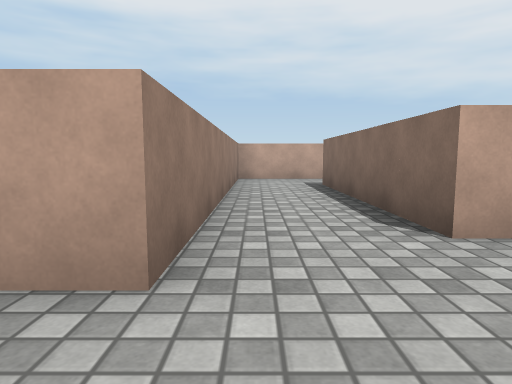
View 1 (above)

21 first-person views from a walk through a scene from a Unity 3-D project. The camera is 0.62 m above the floor, tilts 6° down and sees 75° across. The floor is counted in squares, 1 m on a side. Each view is taken from the middle of a square. On the plan, view 1 faces up. The plan holds only what a view shows up to about 10 squares ahead; the rest is blank. The player is left out. Surface patterns are stand-ins for the level's own textures.

View 2
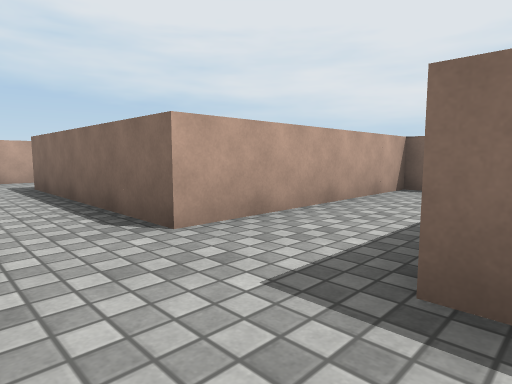

View 3
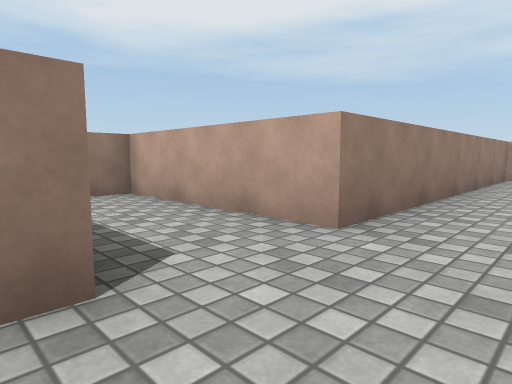

View 4
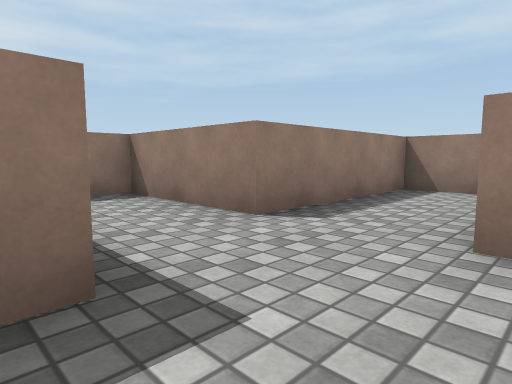

View 5
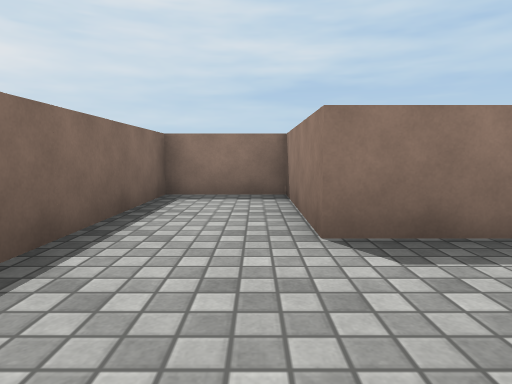

View 6
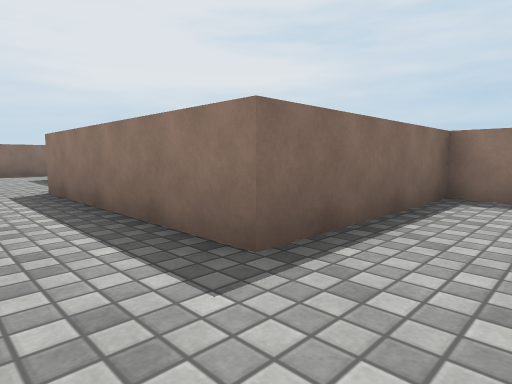

View 7
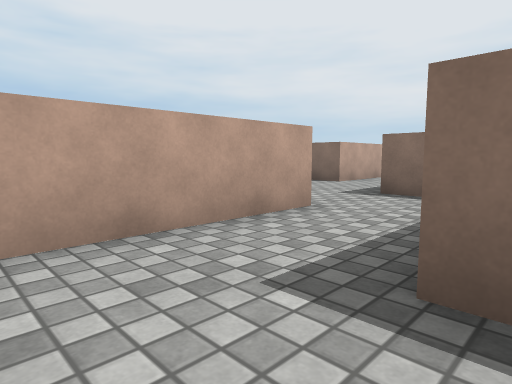

View 8
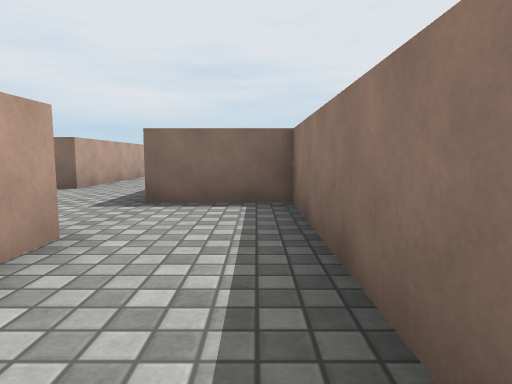

View 9
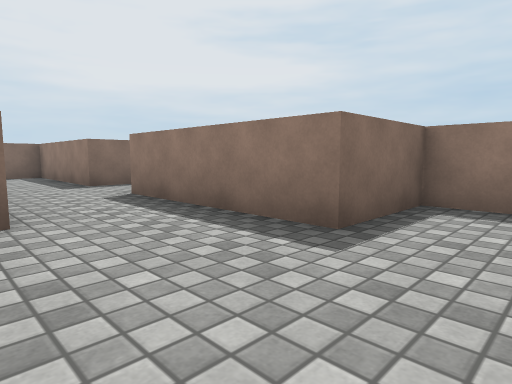

View 10
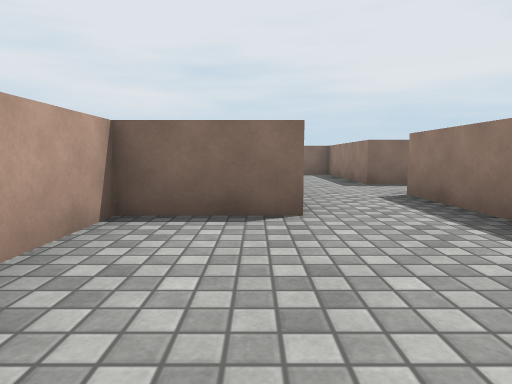

View 11
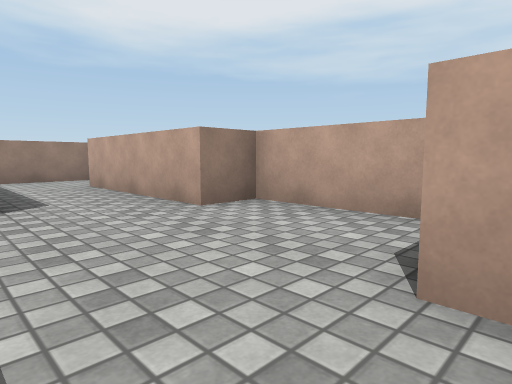

View 12
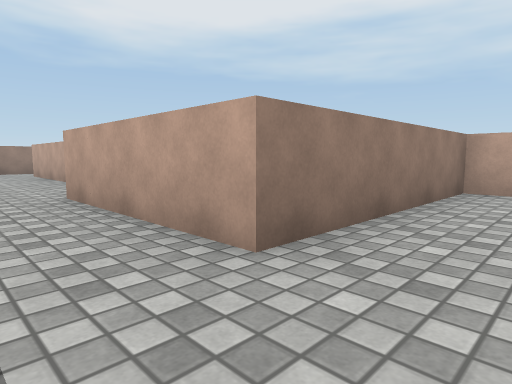

View 13
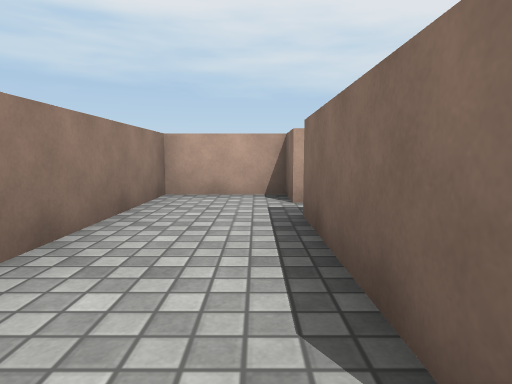

View 14
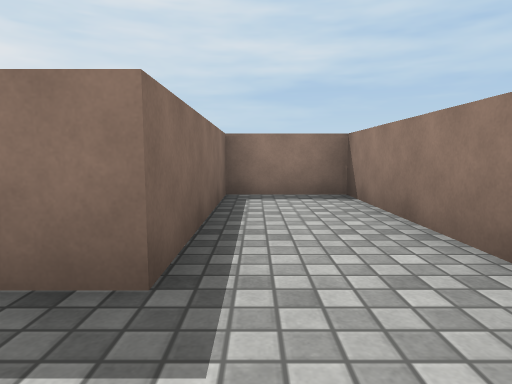

View 15
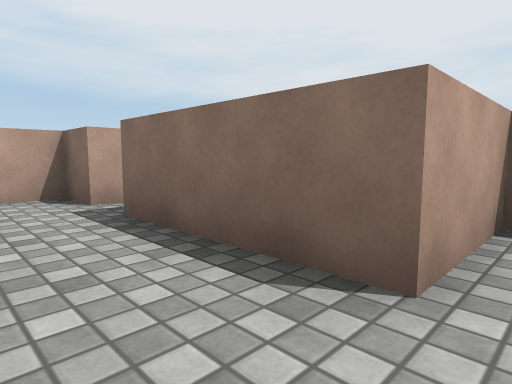

View 16
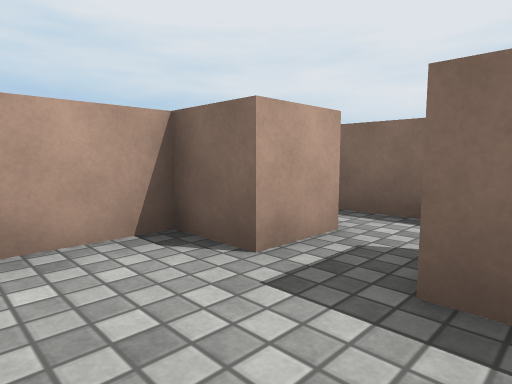

View 17
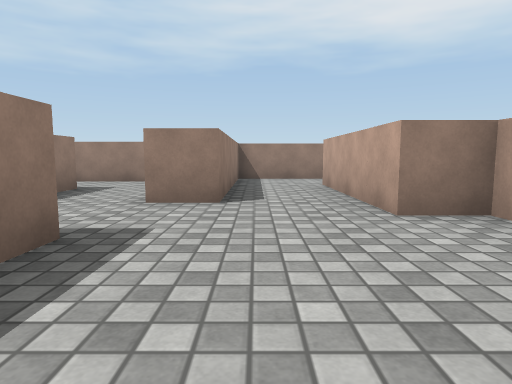

View 18
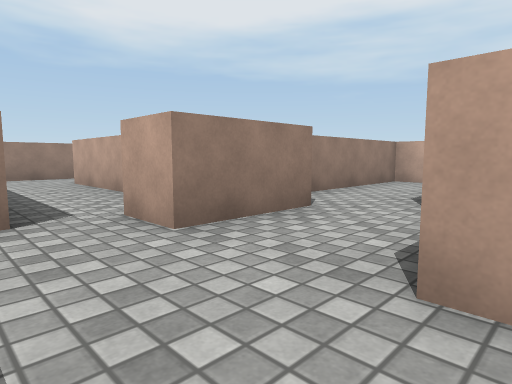

View 19
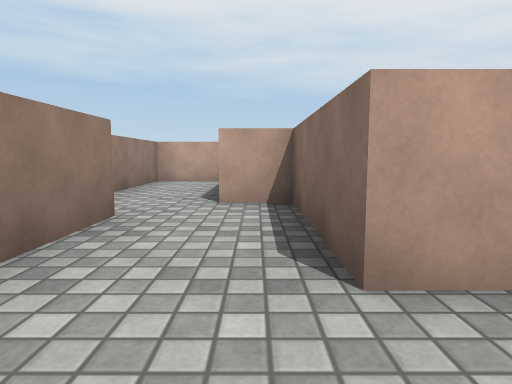

View 20
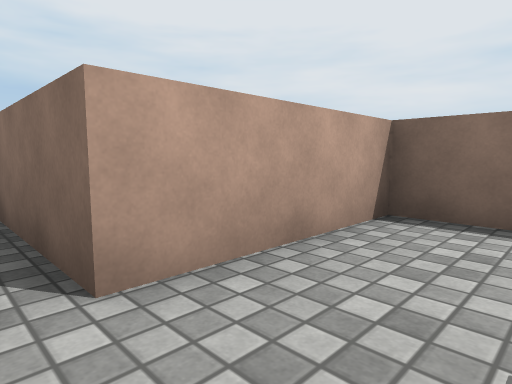

View 21
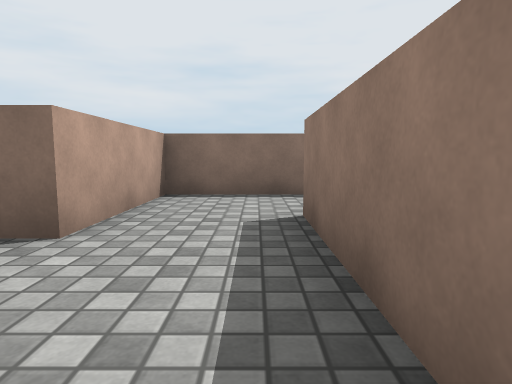

### Floor plan
Ten units are one square. View 1 is at (0, 0); x grows to the right and y downward. Boxes are objects, and circles mark ways between rooms. Rooms are numbered by the first view taken in them; rooms with no view inside come last. Other rooms are left out.
<svg viewBox="-50 -170 210 210">
<path fill="none" stroke="#000" d="M66 -25 15 -25 15 -75 35 -75M35 -95 -5 -95 -5 -15 -45 -15 -45 5 -5 5 -5 35 15 35 15 -5 65 -5M35 -75 55 -75 55 -95 75 -95M75 -115 75 -135 45 -135 45 -125 5 -125M-15 -132 -15 -105 35 -105 35 -95M95 -91 95 -55 115 -55 115 -95 155 -95 155 -115 135 -115 135 -145M75 -95 95 -95M146 -155 135 -155 135 -165 115 -165 115 -115 75 -115M95 5 105 5M125 9 125 -15 95 -15M75 -36 75 -15 65 -15M95 -15 95 -45 85 -45M81 -85 65 -85 65 -49M75 5 95 5"/>
<circle cx="25" cy="-85" r="3" fill="#2a7"/>
<circle cx="60" cy="-10" r="3" fill="#2a7"/>
<circle cx="85" cy="-105" r="3" fill="#2a7"/>
<circle cx="100" cy="-5" r="3" fill="#2a7"/>
<text x="10" y="-30">1</text>
<text x="40" y="-110">2</text>
<text x="120" y="-110">3</text>
<text x="110" y="-10">4</text>
<text x="80" y="-40">5</text>
</svg>
Room 1 opens to room 2. Room 1 opens to room 5. Room 2 opens to room 3. Room 4 opens to room 5.

Where each view was taken, in squares from view 1:
view 1: 0 up, 0 right, facing up
view 2: 0 up, 0 right, facing up-right
view 3: 1 down, 1 right, facing up-left
view 4: 2 up, 2 right, facing down-left
view 5: 2 up, 0 right, facing down
view 6: 2 up, 0 right, facing down-right
view 7: 7 up, 0 right, facing up-right
view 8: 8 up, 1 right, facing right
view 9: 12 up, 4 right, facing down-right
view 10: 12 up, 4 right, facing right
view 11: 10 up, 8 right, facing up-left
view 12: 10 up, 13 right, facing up-left
view 13: 11 up, 13 right, facing up
view 14: 11 up, 11 right, facing down
view 15: 11 up, 12 right, facing up-right
view 16: 14 up, 12 right, facing up-right
view 17: 11 up, 8 right, facing left
view 18: 0 up, 10 right, facing up-left
view 19: 0 up, 9 right, facing up
view 20: 0 up, 9 right, facing up-right
view 21: 0 up, 7 right, facing right
